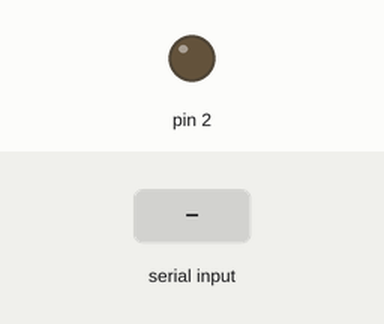
This sketch was run on a simulated Arduino Uno, built with avr-gcc and run on an emulated ATmega328P. Parts: output pins drawn as LEDs (lit = HIGH). The test bench sets the inputs (shaded band).

Above: at 1.2 s.
1.3 s: byte 1 (1) received over Serial
At 2.1 s:
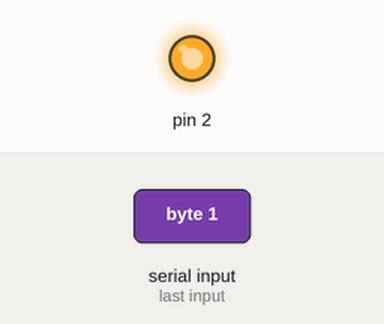
Timing chart, 0 to 4.3 s (numbered marks = the images above; inputs shaded):
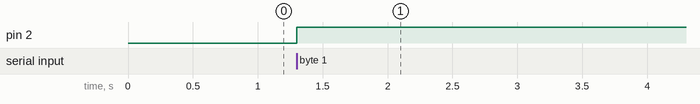

The sketch:

ledopen.ino
```cpp
int value;

void setup()
{
Serial.begin(9600);
pinMode(2, OUTPUT);
}

void loop()
{
  if(Serial.available()>0)
  {
    value=Serial.read();

    if  (value == 1)
    {
    digitalWrite(2, HIGH);
    }
    if(value == 0)
    {
    digitalWrite(2, LOW);
    }
  }
}
```

Measured:
- after the input at 1.3 s, pin 2: LOW → HIGH at once
